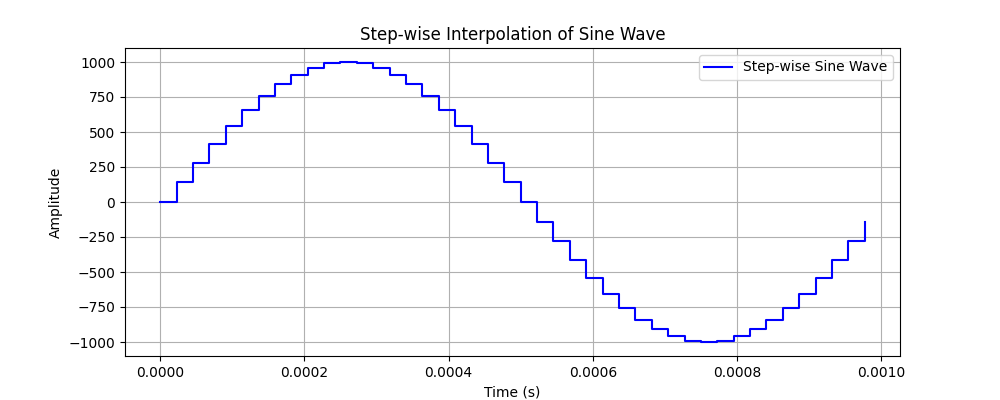

The Python source for this figure:
import numpy as np
import matplotlib.pyplot as plt

def plot(sine_wave, t, fname):
    plt.figure(figsize=(10, 4))
    plt.step(t, sine_wave, where="post", label="Step-wise Sine Wave", color="blue")
    plt.title("Step-wise Interpolation of Sine Wave")
    plt.xlabel("Time (s)")
    plt.ylabel("Amplitude")
    plt.grid(True)
    plt.legend()
    plt.savefig(f"{fname}.png")


def generate(sine_freq_high, sine_freq_low, sample_freq, ampl, offset, bit_depth):
    num_samples = int(sample_freq / sine_freq_low)  # number of samples per period
    t = np.arange(num_samples) / sample_freq
    scale_factor = (1 << (bit_depth - 1))  # scale factor for signed fixed-point range [-2^23, 2^23 - 1]
    sine_wave = ampl * np.sin(2 * np.pi * sine_freq_low * t) + ampl * np.sin(2 * np.pi * sine_freq_high * t) + offset
    sine_wave_int = np.round(sine_wave * scale_factor).astype(int)

    plot(sine_wave, t, "sine")
    plot(sine_wave_int, t, "sine_int")
    print("Sine signal has been plotted in sine.png")

    # for s in sine_wave:
    #     print(s)
    # for s in sine_wave_int:
    #     print(s)
    return sine_wave_int, t


def main():
    # Parameters
    sine_freq_high = 1000  # (Hz)
    sine_freq_low = 100 # (Hz)
    sample_freq = 44000  # (Hz)
    amplitude = 0.2  # (range between -1 and 1)
    offset = 0  # y-axis offset of the sine wave
    bit_depth = 24  # Using 24-bit signed fixed-point representation
    MAX_VALUE = (1 << (bit_depth - 1)) - 1  # 8388607 for 24-bit signed
    MIN_VALUE = -(1 << (bit_depth - 1))     # -8388608 for 24-bit signed

    if amplitude > 1 or amplitude < -1:
        print(f"Amplitude {amplitude} must be between -1 and 1")
        exit()
    
    sine_wave_int, t = generate(sine_freq_high, sine_freq_low, sample_freq, amplitude, offset, bit_depth)
    sine_wave_int = np.clip(sine_wave_int, MIN_VALUE, MAX_VALUE)  # clipping to range
    sine_wave_hex = [f"{(val & ((1 << bit_depth) - 1)):0{bit_depth // 4}X}" for val in sine_wave_int]
    

    # Write to file in hexadecimal format
    with open("sine.mem", "w") as f:
        for i, hex_val in enumerate(sine_wave_hex):
            f.write(f"@{i:02X} {hex_val}\n")


if __name__ == '__main__':
    main()
